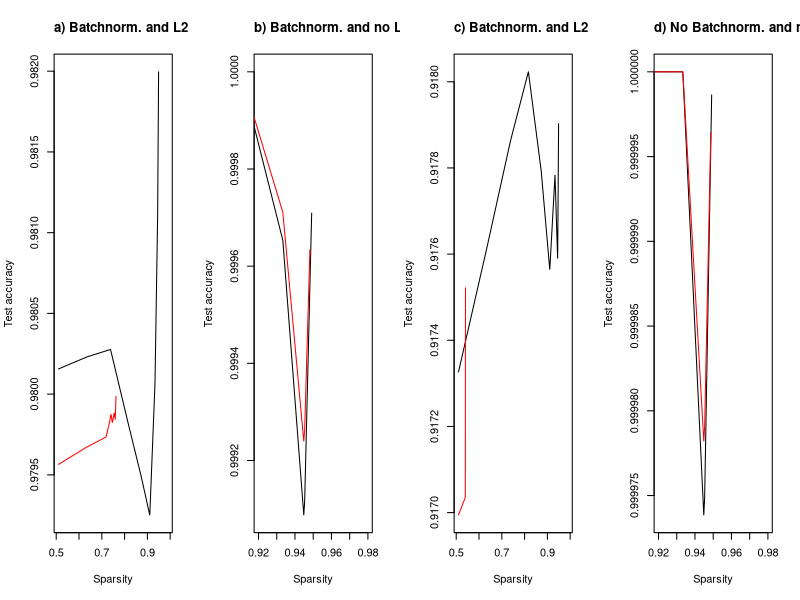

Write the R code that produced this figure.
setwd("~/GitHub/SMNM-Implementation")
df.magnitude <- read.csv("output/neural-network-pruning/magnitude_data.csv")
df.adapt <- read.csv("output/neural-network-pruning/adapt_data.csv")

is <- unique(df.magnitude$i)
js <- unique(df.magnitude$j)

titles <- c("a) Batchnorm. and L2", "b) Batchnorm. and no L2", "c) Batchnorm. and L2", "d) No Batchnorm. and no L2")

point.between.line <- function(x, xs, ys){
  i <- which(xs > x)[1]
  x1 <- xs[i-1]
  x2 <- xs[i]
  y1 <- ys[i-1]
  y2 <- ys[i]
  (y2-y1)/(x2-x1)*(x-x1)+y1
}

xx <- seq(0.51, 0.99, length.out = 1e3)
pdf("output/figures/nn-mean-rels.pdf", width = 9, height = 3)
par(mfrow = c(1,4))
for(i in is){
  yy <- NULL
  yy2 <- NULL
  for(j in js){
  df.m.temp <- df.magnitude[df.magnitude$i == i,]
    df.m.temp <- df.m.temp[df.m.temp$j == j,]
  df.m.temp <- as.data.frame(df.m.temp)
  yy <- rbind(sapply(xx, function(x) point.between.line(x, df.m.temp$sparsity, df.m.temp$accuracy)),yy)

    df.adapt.temp <- df.adapt[df.adapt$i == i,]
    df.adapt.temp <- df.adapt.temp[df.adapt.temp$j == j,]
  df.adapt.temp <- as.data.frame(df.adapt.temp)
  yy2 <- rbind(sapply(xx, function(x) point.between.line(x, df.adapt.temp$sparsity, df.adapt.temp$accuracy)),yy)

}
  yyy <- apply(yy, 2, mean)
  yyy2 <- apply(yy2, 2, mean)

  xlim <- if(i == 1 | i == 3) c(0.92,0.98) else NULL

  plot(xx, yyy, type = "l", lty = 1,
       ylim = c(min(yyy, yyy2, na.rm = T), max(yyy, yyy2, na.rm = T)),
       xlim = xlim,
  xlab = "Sparsity",
       ylab = "Test accuracy"
  )
  print(i)
  title(main = titles[i+1], adj = 0)
  lines(xx, yyy2, type = "l", lty = 1, col = "red")


  # i <- seq(1, length(xx), by = 100)
  # yyy.max <- apply(yy[,i], 2, max)
  # yyy.min <- apply(yy[,i], 2, min)
  # arrows(xx[i], yyy.min, xx[i],yyy.max, length=0.05, angle=90, code=3)
  #
  # i <- seq(25, length(xx), by = 100)
  # yyy.max <- apply(yy2[,i], 2, max)
  # yyy.min <- apply(yy2[,i], 2, min)
  # arrows(xx[i], yyy.min, xx[i],yyy.max, length=0.05, angle=90, code=3, col = "red")




}
dev.off()
